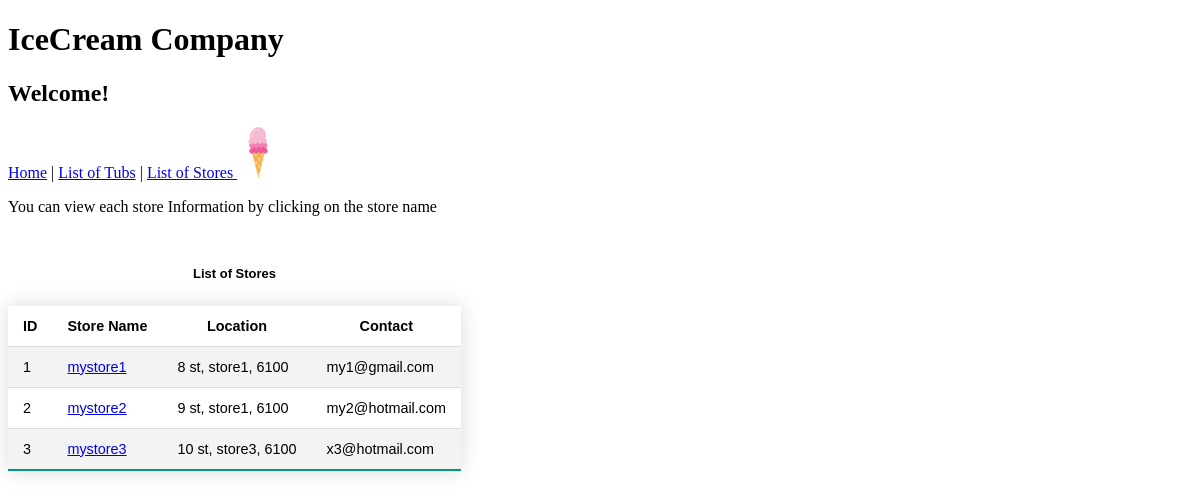
The page /stores/ on the database its author committed.
### IceCreamApp/models.py (models this page shows, shortened)
class Store(models.Model):
    name = models.CharField(max_length=60) # maximum length set to 60
    location = models.CharField(max_length=200) # maximum length set to 200
    contact_email = models.EmailField(max_length=100) # predefined regex which checks '@'

### IceCreamApp/views.py (the view)
# urls.py: path("stores/", listOfStores, name="stores"),
def listOfStores(request):
    stores = Store.objects.all()
    return render(request, "IceCreamApp/listOFStores.html", {"stores": stores})

### IceCreamApp/templates/IceCreamApp/listOFStores.html
{% extends 'IceCreamApp/homePageBase.html' %}
{% block content %}
<div class="container">
    <p> You can view each store Information by clicking on the store name </p>
    <table class="styled-table">
        <caption><b>List of Stores</b></caption>
        <tr>
            <th>ID</th>
            <th>Store Name</th>
            <th>Location</th>
            <th>Contact</th>
        </tr>
        {% for s in stores %}
        <tr>
            <td>{{ s.id }}</td>
            <td><a href={{s.id}}>{{ s.name }}</a></td>
            <td>{{ s.location }}</td>
            <td>{{ s.contact_email }}</td>
        </tr>
        {% endfor %}
    </table>
</div>
{% endblock %}

### IceCreamApp/static/IceCreamApp/style.css (style rules this page uses)
caption { display: table-caption; font-size: 0.9em; margin: 25px 0; border-collapse: collapse; text-align: center; font-family: sans-serif; min-width: 400px; }
.styled-table { border-collapse: collapse; margin: 25px 0; font-size: 0.9em; font-family: sans-serif; min-width: 400px; box-shadow: 0 0 20px rgba(0, 0, 0, 0.15); }
.styled-table th, .styled-table td { padding: 12px 15px; }
.styled-table tbody tr { border-bottom: 1px solid #dddddd; }
.styled-table tbody tr:nth-of-type(even) { background-color: #f3f3f3; }
.styled-table tbody tr:last-of-type { border-bottom: 2px solid #009879; }

### rows shown on the page
Store: id "1", name "mystore1", location "8 st, store1, 6100", contact_email "my1@gmail.com"
Store: id "2", name "mystore2", location "9 st, store1, 6100", contact_email "my2@hotmail.com"
Store: id "3", name "mystore3", location "10 st, store3, 6100", contact_email "x3@hotmail.com"
